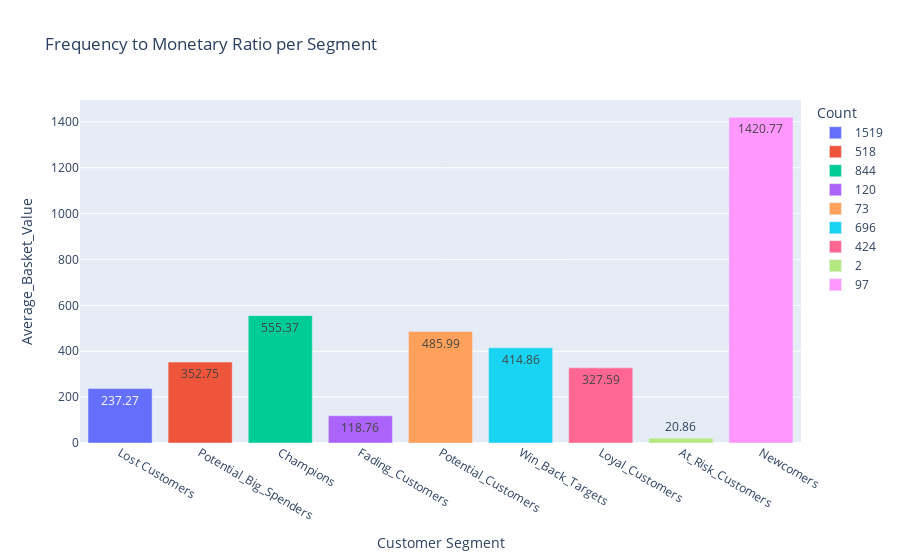

The notebook cell this image was saved under:
### Code cell
# Creating the fourth plot: Frequency to Monetary Ratio per segment
fig3 = px.bar(
    rfm_summary,
    x="Segment",
    y="Average_Basket_Value",
    color="Count",
    title="Frequency to Monetary Ratio per Segment",
    labels={
        "Average_Basket_Value": "Average_Basket_Value",
        "Segment": "Customer Segment",
    },
    text="Average_Basket_Value",
)
fig3.show()

### Figure 1 — Plotly figure (JSON) as saved in the notebook; plotly's stock layout.template omitted (floating-point values rounded to 4 significant figures)
{"data": [{"alignmentgroup": "True", "hovertemplate": "Count=1519<br>Customer Segment=%{x}<br>Average_Basket_Value=%{text}<extra></extra>", "legendgroup": "1519", "marker": {"color": "#636efa", "pattern": {"shape": ""}}, "name": "1519", "offsetgroup": "1519", "orientation": "v", "showlegend": true, "text": [237.3], "textposition": "auto", "type": "bar", "x": ["Lost Customers"], "xaxis": "x", "y": [237.3], "yaxis": "y"}, {"alignmentgroup": "True", "hovertemplate": "Count=518<br>Customer Segment=%{x}<br>Average_Basket_Value=%{text}<extra></extra>", "legendgroup": "518", "marker": {"color": "#EF553B", "pattern": {"shape": ""}}, "name": "518", "offsetgroup": "518", "orientation": "v", "showlegend": true, "text": [352.8], "textposition": "auto", "type": "bar", "x": ["Potential_Big_Spenders"], "xaxis": "x", "y": [352.8], "yaxis": "y"}, {"alignmentgroup": "True", "hovertemplate": "Count=844<br>Customer Segment=%{x}<br>Average_Basket_Value=%{text}<extra></extra>", "legendgroup": "844", "marker": {"color": "#00cc96", "pattern": {"shape": ""}}, "name": "844", "offsetgroup": "844", "orientation": "v", "showlegend": true, "text": [555.4], "textposition": "auto", "type": "bar", "x": ["Champions"], "xaxis": "x", "y": [555.4], "yaxis": "y"}, {"alignmentgroup": "True", "hovertemplate": "Count=120<br>Customer Segment=%{x}<br>Average_Basket_Value=%{text}<extra></extra>", "legendgroup": "120", "marker": {"color": "#ab63fa", "pattern": {"shape": ""}}, "name": "120", "offsetgroup": "120", "orientation": "v", "showlegend": true, "text": [118.8], "textposition": "auto", "type": "bar", "x": ["Fading_Customers"], "xaxis": "x", "y": [118.8], "yaxis": "y"}, {"alignmentgroup": "True", "hovertemplate": "Count=73<br>Customer Segment=%{x}<br>Average_Basket_Value=%{text}<extra></extra>", "legendgroup": "73", "marker": {"color": "#FFA15A", "pattern": {"shape": ""}}, "name": "73", "offsetgroup": "73", "orientation": "v", "showlegend": true, "text": [486.0], "textposition": "auto", "type": "bar", "x": ["Potential_Customers"], "xaxis": "x", "y": [486.0], "yaxis": "y"}, {"alignmentgroup": "True", "hovertemplate": "Count=696<br>Customer Segment=%{x}<br>Average_Basket_Value=%{text}<extra></extra>", "legendgroup": "696", "marker": {"color": "#19d3f3", "pattern": {"shape": ""}}, "name": "696", "offsetgroup": "696", "orientation": "v", "showlegend": true, "text": [414.9], "textposition": "auto", "type": "bar", "x": ["Win_Back_Targets"], "xaxis": "x", "y": [414.9], "yaxis": "y"}, {"alignmentgroup": "True", "hovertemplate": "Count=424<br>Customer Segment=%{x}<br>Average_Basket_Value=%{text}<extra></extra>", "legendgroup": "424", "marker": {"color": "#FF6692", "pattern": {"shape": ""}}, "name": "424", "offsetgroup": "424", "orientation": "v", "showlegend": true, "text": [327.6], "textposition": "auto", "type": "bar", "x": ["Loyal_Customers"], "xaxis": "x", "y": [327.6], "yaxis": "y"}, {"alignmentgroup": "True", "hovertemplate": "Count=2<br>Customer Segment=%{x}<br>Average_Basket_Value=%{text}<extra></extra>", "legendgroup": "2", "marker": {"color": "#B6E880", "pattern": {"shape": ""}}, "name": "2", "offsetgroup": "2", "orientation": "v", "showlegend": true, "text": [20.86], "textposition": "auto", "type": "bar", "x": ["At_Risk_Customers"], "xaxis": "x", "y": [20.86], "yaxis": "y"}, {"alignmentgroup": "True", "hovertemplate": "Count=97<br>Customer Segment=%{x}<br>Average_Basket_Value=%{text}<extra></extra>", "legendgroup": "97", "marker": {"color": "#FF97FF", "pattern": {"shape": ""}}, "name": "97", "offsetgroup": "97", "orientation": "v", "showlegend": true, "text": [1421.0], "textposition": "auto", "type": "bar", "x": ["Newcomers"], "xaxis": "x", "y": [1421.0], "yaxis": "y"}], "layout": {"barmode": "relative", "legend": {"title": {"text": "Count"}, "tracegroupgap": 0}, "title": {"text": "Frequency to Monetary Ratio per Segment"}, "xaxis": {"anchor": "y", "domain": [0, 1], "title": {"text": "Customer Segment"}}, "yaxis": {"anchor": "x", "domain": [0, 1], "title": {"text": "Average_Basket_Value"}}}}
